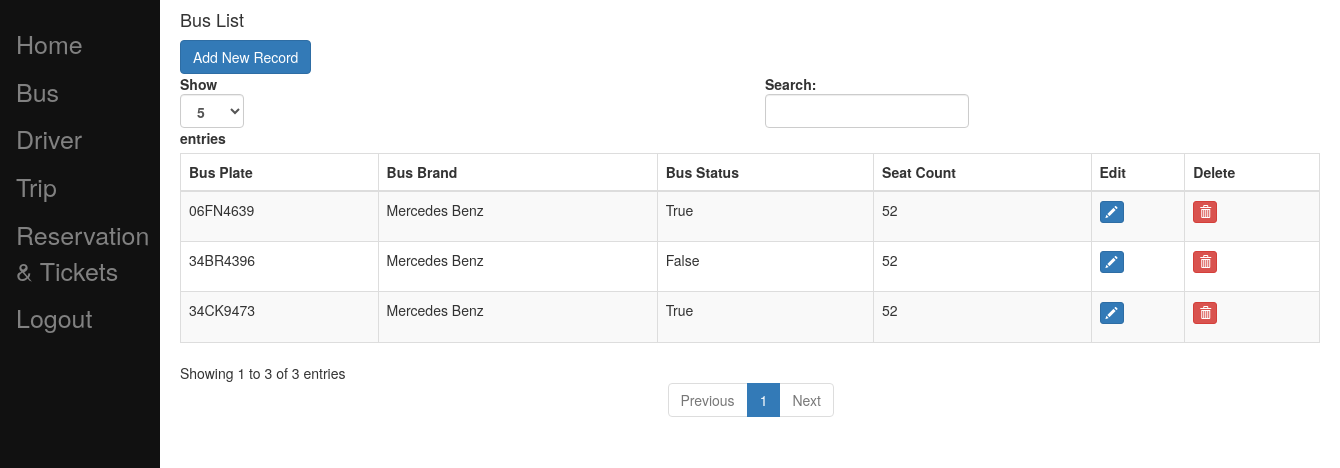
Screenshot of /bus/ (signed in) with the database file from the repository.
### busticket/models.py (models this page shows, shortened)
class Bus(models.Model):
    plate_text = models.CharField(max_length=30,unique=True)
    brand_name = models.CharField(max_length=30,default='Mercedes Benz')
    status = models.BooleanField(default=True)
    seat_count = models.IntegerField(default=52)
    bus_company = models.ForeignKey(BusCompany, on_delete=models.CASCADE, blank=True,null=True)

### busticket/views.py (the view)
# urls.py: path('bus/',views.bus),
def bus(request):
    user = User.objects.get(username=request.user.username)
    bus_list = Bus.objects.filter(bus_company=user.buscompany)
    return render(request,"busticket/buscrud/bus.html",{'bus_list':bus_list})

### busticket/templatetags/user_tags.py (called while the page is built)
@register.filter(name='has_group')
def has_group(user, group_name):
    group = Group.objects.filter(name=group_name)
    if group:
        group = group.first()
        return group in user.groups.all()
    else:
        return False

### templates/busticket/buscrud/bus.html (shortened to what this page needs)
{% extends 'busticket/base.html' %}
{% block content %}
 <div class="col-md-12">
        <h4>Bus List</h4> <span><a href="/busnew" class="btn btn-primary">Add New Record</a></span>
        <div class="table-responsive">
  <table id="bootstrapdatatable" class="table table-striped table-bordered" width="100%">
            <thead>
                <th>Bus Plate</th>
                <th>Bus Brand</th>
                <th>Bus Status</th>
                <th>Seat Count</th>
                <th>Edit</th>
                <th>Delete</th>
             </thead>
   <tbody>
   {% for bus in bus_list %}
    <tr>
     <td>{{ bus.plate_text }}</td>
     <td>{{ bus.brand_name }}</td>
     <td>{{ bus.status }}</td>
     <td>{{ bus.seat_count }}</td>
     <td><p data-placement="top" data-toggle="tooltip" title="Edit"><a href="/busedit/{{ bus.id }}" class="btn btn-primary btn-xs" data-title="Edit" data-toggle="modal"  ><span class="glyphicon glyphicon-pencil"></span></a></p></td>
     <td><p data-placement="top" data-toggle="tooltip" title="Delete"><a href="/busdelete/{{ bus.id }}" class="btn btn-danger btn-xs" onclick="return confirm('Are you sure you want to delete this?')" data-title="Delete" data-toggle="modal"  ><span class="glyphicon glyphicon-trash"></span></a></p></td>
    </tr>
   {% endfor %}
   </tbody>
  </table>
        </div>
    </div>
{% endblock content %}

### templates/busticket/base.html (style rules this page uses)
.maincontainer { padding-left: 160px; }

### rows the page displays
Bus: plate_text "06FN4639", brand_name "Mercedes Benz", status "True", seat_count "52"
Bus: plate_text "34BR4396", brand_name "Mercedes Benz", status "False", seat_count "52"
Bus: plate_text "34CK9473", brand_name "Mercedes Benz", status "True", seat_count "52"
